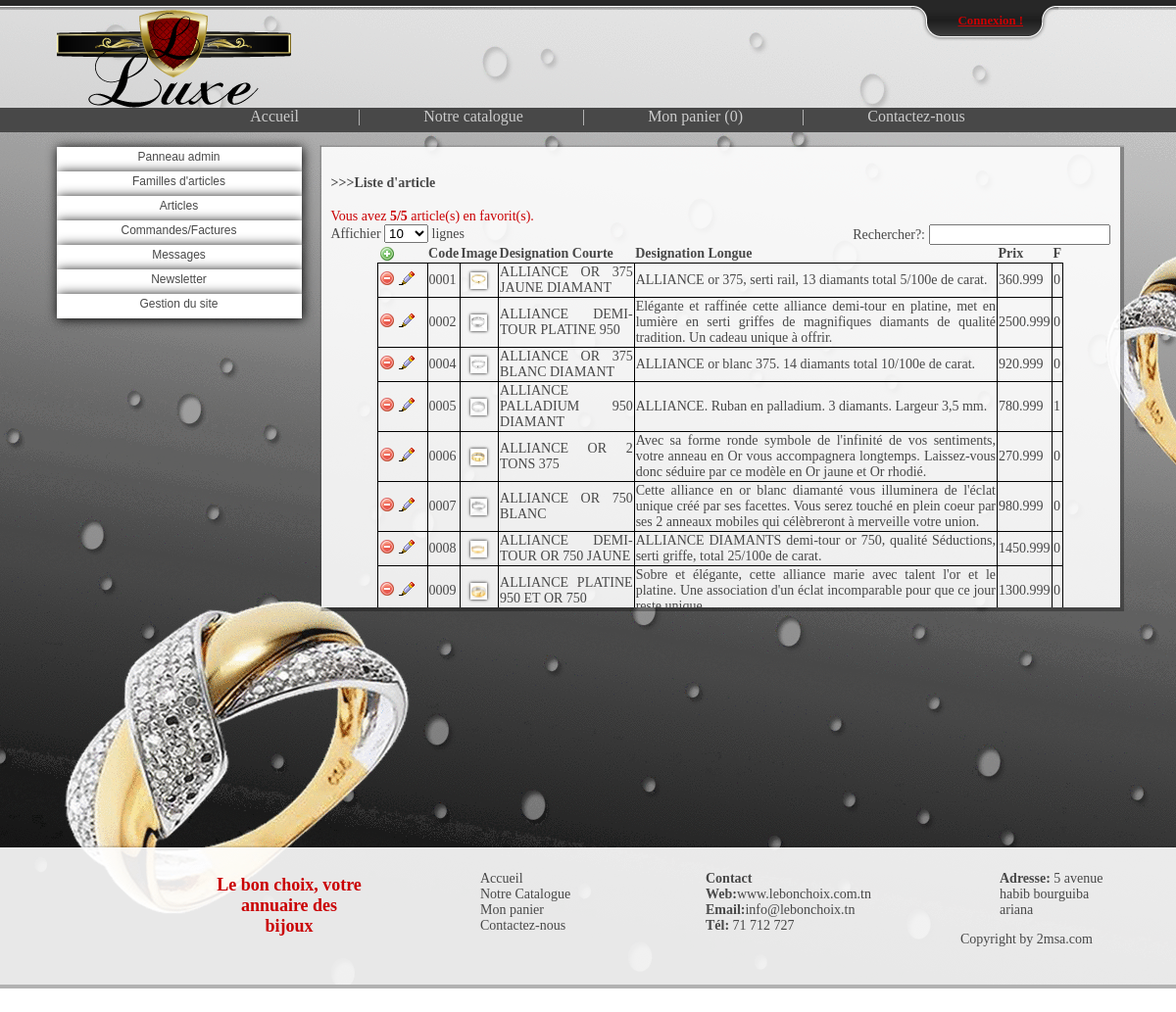
The page /root/g_article/liste.php on the database its author committed.
### tables this page shows
CREATE TABLE IF NOT EXISTS `article` (
  `code_art` varchar(10) NOT NULL,
  `design_courte_art` varchar(300) NOT NULL,
  `design_long_art` varchar(500) NOT NULL,
  `prix_art` varchar(20) NOT NULL,
  `code_sous_famill_art` varchar(10) NOT NULL,
  `code_famill_art` varchar(10) NOT NULL,
  `fav_art` tinyint(2) NOT NULL,
  PRIMARY KEY (`code_art`),
  KEY `code_sous_famill_art` (`code_sous_famill_art`),
  KEY `code_famill_art` (`code_famill_art`)
);

### root/g_article/liste.php (the view, shortened to what this page needs)
<!DOCTYPE html PUBLIC "-//W3C//DTD XHTML 1.0 Transitional//EN" "http://www.w3.org/TR/xhtml1/DTD/xhtml1-transitional.dtd">
<html xmlns="http://www.w3.org/1999/xhtml">
<head>
<link href="../../style/style.css" rel="stylesheet" type="text/css" />
</head>
<body>
<?php include('../../function/top_bar.php'); ?>
    <div id="head">
        <div id="head_container">
            <div id="head_logo">
                <img src="../../style/img/logo.png" alt="Le Bon Choix !"/>
            </div>
        </div>
    </div>
	<?php include('../../function/nav.php');?>
    <div id="contenant">
        <div id="side_bar">
        <?php
        include('../menuadmin.php');
        ?>
        </div>
        <div id="container">
            <div id="container_under_admin" class="g_box">
<h4>>>>Liste d'article</h4>
<?php
$query_recup_art_brut = mysql_query(" SELECT * FROM article ",$connection);
$q2 = mysql_query( " SELECT * FROM article WHERE fav_art='1' ;",$connection);
$nbr_ligne_fav_1 = mysql_num_rows($q2);
$nbr_fav_max = '5';
$nbr_fav_res = $nbr_fav_max - $nbr_ligne_fav_1;
echo '<div style="color:#ca0003;">Vous avez <b>'.$nbr_ligne_fav_1.'/5</b> article(s) en favorit(s).';if ($nbr_fav_res > '0'){echo 'Vous devez ajouter <b>'.$nbr_fav_res.'</b> autre(s)!';}
echo'
</div>
<table width="700px" id="ad_table" class="center">
	<thead>
		<tr>
			<th width="50px"><a href="cree.php" target="new"><img src="../../style/img/b_add.png" alt="Ajouter un article?"/></a></th>
			<th>Code</th>
			<th>Image</th>
			<th>Designation Courte</th>
			<th>Designation Longue</th>
			<th>Prix</th>
			<th>F</th>
		</tr>
	</thead>
';
while ($rab = mysql_fetch_object($query_recup_art_brut))
{
	$CA		= $rab->code_art;
	$DC		= $rab->design_courte_art;
	$DL		= $rab->design_long_art;
	$PR		= $rab->prix_art;
	$FV		= $rab->fav_art;
	echo'<tr>
			<td>
				<a href="fonction_supp.php?ca='.$CA.'"><img src="../../style/img/b_drop.png" alt="Supprimer l\'article?"/></a>
				<a href="modification.php?code_article='.$CA.'"><img src="../../style/img/b_edit.png" alt="Modifier l\'article?"/></a>
			</td>
			<td>'.$CA.'</td>
			<td><center><div id="liste_art"><img src="../../img_article/'.$CA.'.png"/></center></div></td>
			<td>'.$DC.'</td>
			<td>'.$DL.'</td>
			<td>'.$PR.'</td>
			<td>'.$FV.'</td>
		</tr>';
}
?>
    <div id="footer">
        <?php include('../../function/footer.php');?>
    </div>
</body>
</html>

### style/style.css (style rules this page uses)
html, body { border: 0; margin: 0; padding: 0; }
body { background-image:url(img/bg.png); background-repeat:no-repeat; }
img { border:none; }
#head { height:100px;background-color: rgba(255, 255, 255, 0.5); }
#head_container { height:100px;width:1085px;margin:0 auto; }
#head_logo { float:left;height:100px;width:250px; }
#head_logo img { border:none; }
#contenant { height:700px;width:1085px;margin:15px auto; }
#side_bar { float:left;width:250px;height:700px; }
#liste_art img { z-index:1;height:17px;width:17px;box-shadow:0 0 3px black;-webkit-transition:all .2s cubic-bezier(.6,2,.4,1);-moz-transition:all .2s cubic-bezier(.6,2,.4,1);-ms-transition:all .2s cubic-bezier(.6,2,.4,1);-o-transition:all .2s cubic-bezier(.6,2,.4,1);transition:all .2s cubic-bezier(.6,2,.4,1); }
#container { float:right;height:700px;width:815px; }
#container_under_admin { height:450px;overflow:scroll; text-align:justify; }
.g_box { -webkit-box-shadow:0.5px 0.5px 1px 3px rgba(0, 0, 0, .3);box-shadow:0.5px 0.5px 1px 3px rgba(0, 0, 0, .3);background-color: rgba(255, 255, 255, 0.9);font-size:14px;color:#484848;padding:10px; }
#footer { height:120px; }
.center { margin-left:auto;margin-right:auto; }
#ad_table { border-collapse:collapse; width:90%; }
#ad_table tr td { border:1px solid black; }

### rows shown on the page
article: code_art "0001", code_art (picture), design_courte_art "ALLIANCE OR 375 JAUNE DIAMANT", design_long_art "ALLIANCE or 375, serti rail, 13 diamants total 5/100e de carat.", prix_art "360.999", fav_art "0"
article: code_art "0002", code_art (picture), design_courte_art "ALLIANCE DEMI-TOUR PLATINE 950", design_long_art "Elégante et raffinée cette alliance demi-tour en platine, met en lumière en serti griffes de magnifiques diamants de qualité tradition. Un cadeau unique à offrir.", prix_art "2500.999", fav_art "0"
article: code_art "0004", code_art (picture), design_courte_art "ALLIANCE OR 375 BLANC DIAMANT", design_long_art "ALLIANCE or blanc 375. 14 diamants total 10/100e de carat.", prix_art "920.999", fav_art "0"
article: code_art "0005", code_art (picture), design_courte_art "ALLIANCE PALLADIUM 950 DIAMANT", design_long_art "ALLIANCE. Ruban en palladium. 3 diamants. Largeur 3,5 mm.", prix_art "780.999", fav_art "1"
article: code_art "0006", code_art (picture), design_courte_art "ALLIANCE OR 2 TONS 375", design_long_art "Avec sa forme ronde symbole de l'infinité de vos sentiments, votre anneau en Or vous accompagnera longtemps. Laissez-vous donc séduire par ce modèle en Or jaune et Or rhodié.", prix_art "270.999", fav_art "0"
article: code_art "0007", code_art (picture), design_courte_art "ALLIANCE OR 750 BLANC", design_long_art "Cette alliance en or blanc diamanté vous illuminera de l'éclat unique créé par ses facettes. Vous serez touché en plein coeur par ses 2 anneaux mobiles qui célèbreront à merveille votre union.", prix_art "980.999", fav_art "0"
article: code_art "0008", code_art (picture), design_courte_art "ALLIANCE DEMI-TOUR OR 750 JAUNE", design_long_art "ALLIANCE DIAMANTS demi-tour or 750, qualité Séductions, serti griffe, total 25/100e de carat.", prix_art "1450.999", fav_art "0"
article: code_art "0009", code_art (picture), design_courte_art "ALLIANCE PLATINE 950 ET OR 750", design_long_art "Sobre et élégante, cette alliance marie avec talent l'or et le platine. Une association d'un éclat incomparable pour que ce jour…", prix_art "1300.999", fav_art "0"

### other values the page prints
nombre_article_dans_panier() "0"
$nbr_ligne_fav_1 "5"
